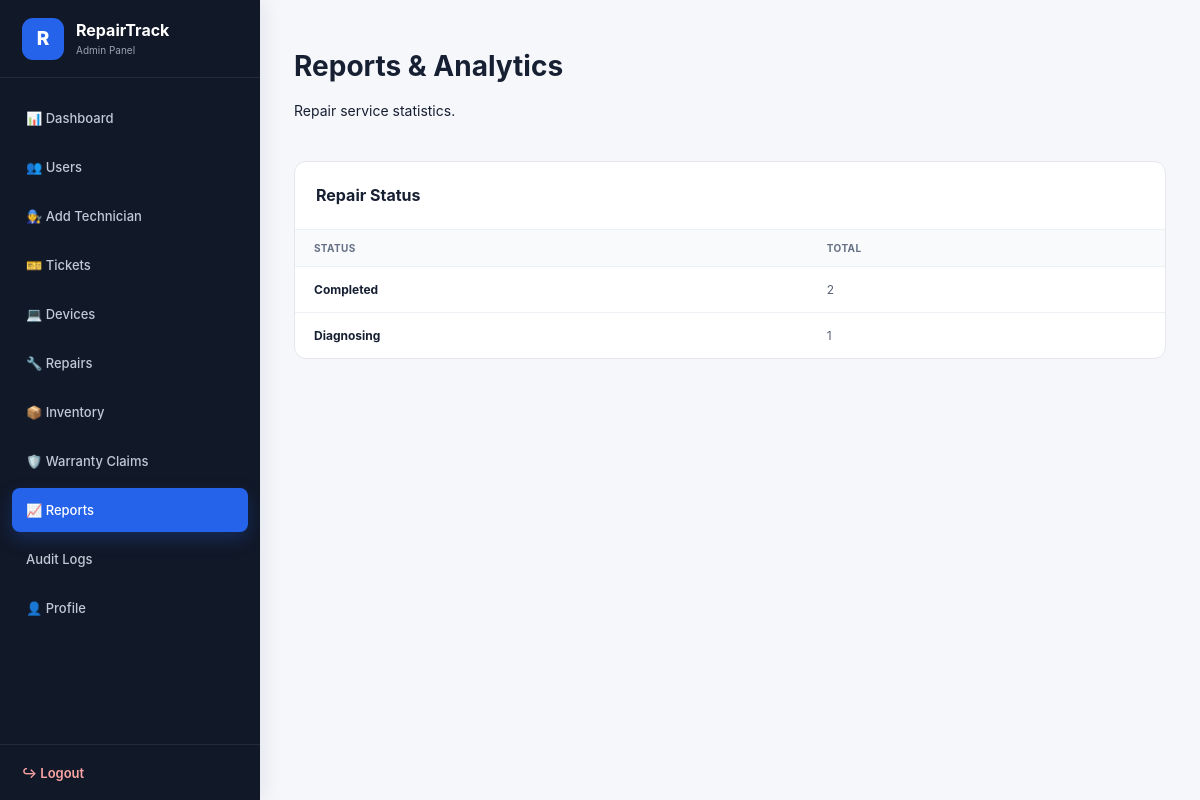
The app's page /reports/ (signed in) with its own data.
### service/models.py (models this page shows, shortened)
class ServiceTicket(models.Model):
    STATUS=(("submitted","Submitted"),
            ("diagnosing","Diagnosing"),
            ("repairing","Repairing"),
            ("ready","Ready for Collection"),
            ("completed","Completed"),
            ("cancelled","Cancelled"))
    PRIORITY=(("normal","Normal"),
              ("medium","Medium"),
              ("high","High"))
    customer=models.ForeignKey(User,on_delete=models.CASCADE,related_name="tickets")
    device=models.ForeignKey(Device,on_delete=models.CASCADE,related_name="tickets")
    technician=models.ForeignKey(User,on_delete=models.SET_NULL,null=True,blank=True,related_name="assigned_tickets")
    title=models.CharField(max_length=160); description=models.TextField()
    priority=models.CharField(max_length=20,choices=PRIORITY,default="normal")
    status=models.CharField(max_length=20,choices=STATUS,default="submitted")
    created_at=models.DateTimeField(auto_now_add=True); updated_at=models.DateTimeField(auto_now=True)

### service/views.py (the view)
# urls.py: path("reports/",views.reports,name="reports"),path("profile/",views.profile,name="profile")
@role_required("admin")
def reports(request):
  return render(request,"reports.html",
                {"status_data":ServiceTicket.objects.values("status").annotate(total=Count("id"))})

### service/views.py (called while the page is built)
def role_required(*roles):
    def deco(fn):
        @wraps(fn)
        @login_required
        def wrap(request,*a,**kw):
            if request.user.is_staff or request.user.is_superuser:
                if "admin" in roles:return fn(request,*a,**kw)
            try:r=request.user.profile.role
            except UserProfile.DoesNotExist:r="customer"
            return fn(request,*a,**kw) if r in roles else go(request.user)
        return wrap
    return deco

### service/templates/reports.html (shortened to what this page needs)
{% extends "base.html" %}
{% block content %}
<div class="dashboard-layout">
    <aside class="sidebar">
        <a href="{% url 'admin_dashboard' %}" class="side-brand">
            <span class="side-logo">
                R
            </span>
            <div>
                <strong>
                    RepairTrack
                </strong>
                <small>
                    Admin Panel
                </small>
            </div>
        </a>
        <nav class="sidebar-nav">
            <a href="{% url 'admin_dashboard' %}">
                📊 Dashboard
            </a>
            <a href="{% url 'admin_users' %}">
                👥 Users
            </a>
            <a href="{% url 'add_technician' %}">
                🧑‍🔧 Add Technician
            </a>
            <a href="{% url 'tickets' %}">
                🎫 Tickets
            </a>
            <a href="{% url 'devices' %}">
                💻 Devices
            </a>
            <a href="{% url 'repairs' %}">
                🔧 Repairs
            </a>
            <a href="{% url 'inventory' %}">
                📦 Inventory
            </a>
            <a href="{% url 'admin_warranty_claims' %}">
                🛡️ Warranty Claims
            </a>
            <a
                href="{% url 'reports' %}"
                class="active"
            >
                📈 Reports
            </a>
            <a href="{% url 'audit_logs' %}">
                  Audit Logs
            </a>
            <a href="{% url 'profile' %}">
                👤 Profile
            </a>
        </nav>
        <a href="{% url 'logout' %}" class="logout">
            ↪ Logout
        </a>
    </aside>
    <main class="dashboard-main">
        <header class="dashboard-topbar">
            <div>
                <h1>
                    Reports & Analytics
                </h1>
                <p>
                    Repair service statistics.
                </p>
            </div>
        </header>
        <section class="content-card">
            <div class="content-card-header">
                <h2>
                    Repair Status
                </h2>
            </div>
            <div class="table-wrapper">
                <table>
                    <thead>
                        <tr>
                            <th>
                                Status
                            </th>
                            <th>
                                Total
                            </th>
                        </tr>
                    </thead>
                    <tbody>
                    {% for row in status_data %}
                        <tr>
                            <td>
                                {{ row.status|title }}
                            </td>
                            <td>
                                {{ row.total }}
                            </td>
                        </tr>
                    {% endfor %}
                    </tbody>
                </table>
            </div>
        </section>
    </main>
</div>
{% endblock %}

### static/css/style.css (style rules this page uses)
:root { --primary: #2563eb; --primary-dark: #1d4ed8; --sidebar: #111827; --sidebar-hover: #1f2937; --page-bg: #f5f7fb; --card-bg: #ffffff; --border: #e5e7eb; --text: #172033; --muted: #6b7280; --success: #16a34a; --warning: #d97706; --danger: #dc2626; }
* { box-sizing: border-box; }
html, body { margin: 0; padding: 0; min-height: 100%; }
body { font-family: Inter, "Segoe UI", Arial, sans-serif; background: var(--page-bg); color: var(--text); font-size: 14px; }
.dashboard-layout { min-height: 100vh; display: flex; }
.sidebar { position: fixed; left: 0; top: 0; bottom: 0; width: 260px; background: var(--sidebar); color: #ffffff; display: flex; flex-direction: column; z-index: 1000; box-shadow: 4px 0 18px rgba(15, 23, 42, 0.08); }
.side-brand { height: 78px; padding: 0 22px; display: flex; align-items: center; gap: 12px; color: #ffffff; text-decoration: none; border-bottom: 1px solid rgba(255, 255, 255, 0.08); }
.side-logo { width: 42px; height: 42px; display: flex; align-items: center; justify-content: center; background: var(--primary); border-radius: 11px; color: #ffffff; font-size: 19px; font-weight: 800; flex-shrink: 0; }
.side-brand strong { display: block; font-size: 16px; font-weight: 700; line-height: 1.2; }
.side-brand small { display: block; margin-top: 4px; color: #9ca3af; font-size: 10px; }
.sidebar-nav { flex: 1; padding: 18px 12px; overflow-y: auto; }
.sidebar-nav a { min-height: 44px; display: flex; align-items: center; gap: 12px; margin-bottom: 5px; padding: 0 14px; border-radius: 8px; color: #c1c9d6; text-decoration: none; font-size: 13px; font-weight: 500; transition: background 0.18s ease, color 0.18s ease, transform 0.18s ease; }
.sidebar-nav a.active { background: var(--primary); color: #ffffff; box-shadow: 0 7px 18px rgba(37, 99, 235, 0.25); }
.logout { display: flex; align-items: center; gap: 10px; min-height: 56px; padding: 0 22px; border-top: 1px solid rgba(255, 255, 255, 0.08); color: #fca5a5; text-decoration: none; font-size: 13px; font-weight: 600; transition: 0.2s ease; }
.dashboard-main { margin-left: 260px; width: calc(100% - 260px); min-height: 100vh; padding: 30px 34px 50px; overflow-x: hidden; }
.dashboard-topbar { min-height: 64px; display: flex; align-items: center; justify-content: space-between; gap: 25px; margin-bottom: 28px; }
.content-card { background: var(--card-bg); border: 1px solid var(--border); border-radius: 12px; margin-bottom: 22px; overflow: hidden; }
.content-card-header { min-height: 68px; padding: 16px 21px; display: flex; align-items: center; justify-content: space-between; border-bottom: 1px solid #edf0f4; }
.content-card-header h2 { margin: 0; font-size: 16px; color: var(--text); }
.table-wrapper { overflow-x: auto; }
table { width: 100%; border-collapse: collapse; min-width: 650px; }
thead th { background: #f8fafc; color: #667085; text-align: left; padding: 12px 19px; font-size: 10px; font-weight: 700; text-transform: uppercase; letter-spacing: 0.4px; }
tbody td { padding: 15px 19px; border-top: 1px solid #edf0f4; color: #596275; font-size: 12px; vertical-align: middle; }
tbody td:first-child { color: var(--text); font-weight: 700; }

### records on screen
ServiceTicket: status "Completed", total "2"
ServiceTicket: status "Diagnosing", total "1"
